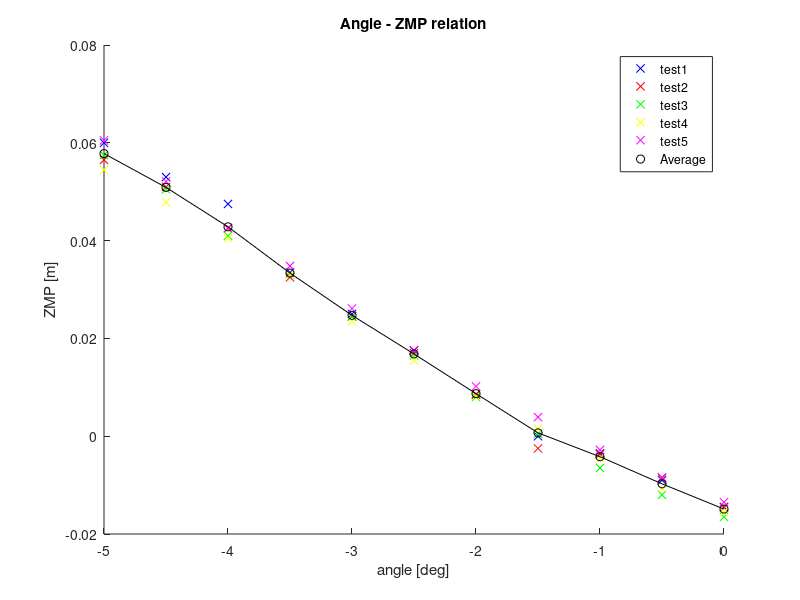

Write MATLAB code to recreate this figure.
% Data (measures in mm)
angle = [0 -0.5 -1 -1.5 -2 -2.5 -3 -3.5 -4 -4.5 -5];
test1 = [-14.5; -9; -3.5; 0; 8.5; 17.5; 25; 33.5; 47.5; 53; 60]/1000;
test2 = [-14.5; -8.6; -3.7; -2.5; 8.6; 17; 24.5; 32.5; 42.5; 51; 56.5]/1000;
test3 = [-16.5; -12; -6.5; 0.5; 8; 16.5; 24.5; 33; 41; 50.5; 57.5]/1000;
test4 = [-15.5; -10.7; -4.5; 1.5; 8.2; 15.5; 23.5; 33; 40.5; 47.8; 54.5]/1000;
test5 = [-13.5; -8.4; -2.8; 3.9; 10.2; 17.6; 26.1; 34.8; 42.6; 52.1; 60.5]/1000;
test = [test1 test2 test3 test4 test5];

%Valor medio para cada angulo
Vm = mean (test,2);

hold on;
plot(angle, test1, 'bx');
plot(angle, test2, 'rx');
plot(angle, test3, 'gx');
plot(angle, test4, 'yx');
plot(angle, test5, 'mx');
plot(angle, Vm, 'ko')
plot(angle, Vm, 'k-')

title ('Angle - ZMP relation');
xlabel('angle [deg]');
ylabel('ZMP [m]');
legend('test1','test2','test3','test4','test5', 'Average');
